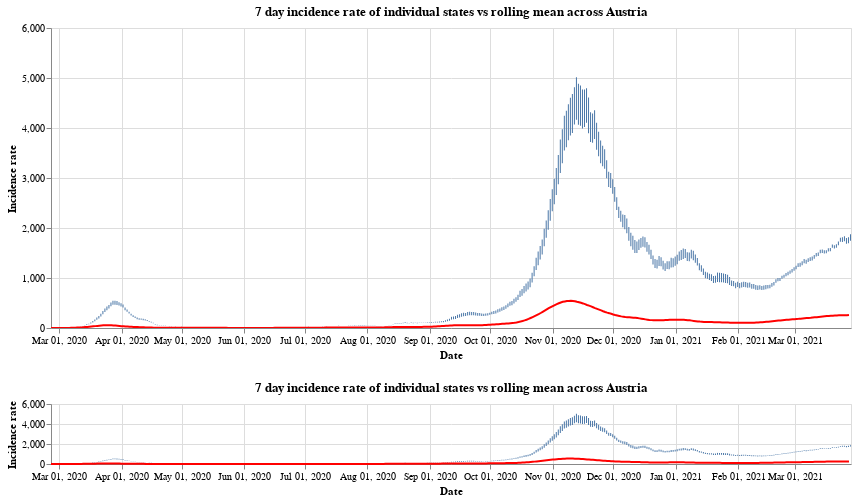

The code cell stored with this chart in its notebook:
### Markdown cell above
Finally we have the

### Code cell
#collapse
brush = alt.selection(type='interval', encodings=['x'])
states = at_data['Bundesland'].unique()
states.sort()

selection = alt.selection_single(
    name='Select',
    fields=['Bundesland'],
    init={'Bundesland': 'Vorarlberg'},
    bind={'Bundesland': alt.binding_select(options=states)}
)

# scatter plot, modify opacity based on selection
bars = alt.Chart(at_data).mark_bar().add_selection(
    selection
).encode(
    x=alt.X("yearmonthdate(Time):T", axis=alt.Axis(title='Date')),
    y=alt.Y("SiebenTageInzidenzFaelle:Q", axis=alt.Axis(title='Incidence rate')),
    tooltip='SiebenTageInzidenzFaelle:Q',
    opacity=alt.condition(selection, alt.value(1), alt.value(0))
).properties(title=f'7 day incidence rate of individual states vs rolling mean across Austria', width=800)

line = alt.Chart(all_austria).mark_line(
    color='red',
    size=2,
).transform_window(
    rolling_mean='mean(SiebenTageInzidenzFaelle)',
    frame=[0, 7]
).encode(
    x='yearmonthdate(Time):T',
    y='rolling_mean:Q'
)

base = alt.layer(bars, line)
upper_bars = bars.encode(
    alt.X('yearmonthdate(Time):T',axis=alt.Axis(title='Date'),
          scale=alt.Scale(domain=brush))
)
upper_line = line.encode(
    alt.X('yearmonthdate(Time):T',axis=alt.Axis(title='Date'),
          scale=alt.Scale(domain=brush))
)

upper = alt.layer(upper_bars, upper_line)

lower = base.properties(
    height=60
).add_selection(brush)
upper & lower

### Figure 1 — Vega-Lite specification as saved in the notebook (floating-point values rounded to 4 significant figures; data arrays with more than 128 entries replaced by an {"elided": "..."} marker saying what was removed)
{"config": {"view": {"continuousWidth": 400, "continuousHeight": 300}}, "vconcat": [{"layer": [{"data": {"name": "data-d00f78d2f9e3e156a2ec9342dfee6c7c"}, "mark": "bar", "encoding": {"opacity": {"condition": {"value": 1, "selection": "Select"}, "value": 0}, "tooltip": {"type": "quantitative", "field": "SiebenTageInzidenzFaelle"}, "x": {"type": "temporal", "axis": {"title": "Date"}, "field": "Time", "scale": {"domain": {"selection": "selector003"}}, "timeUnit": "yearmonthdate"}, "y": {"type": "quantitative", "axis": {"title": "Incidence rate"}, "field": "SiebenTageInzidenzFaelle"}}, "selection": {"Select": {"type": "single", "fields": ["Bundesland"], "init": {"Bundesland": "Vorarlberg"}, "bind": {"Bundesland": {"input": "select", "options": ["Burgenland", "Kärnten", "Niederösterreich", "Oberösterreich", "Salzburg", "Steiermark", "Tirol", "Vorarlberg", "Wien", "Österreich"]}}}}, "title": "7 day incidence rate of individual states vs rolling mean across Austria", "width": 800}, {"data": {"name": "data-f19ed9690ad23d8d4d4a9546703adc3e"}, "mark": {"type": "line", "color": "red", "size": 2}, "encoding": {"x": {"type": "temporal", "axis": {"title": "Date"}, "field": "Time", "scale": {"domain": {"selection": "selector003"}}, "timeUnit": "yearmonthdate"}, "y": {"type": "quantitative", "field": "rolling_mean"}}, "transform": [{"window": [{"op": "mean", "field": "SiebenTageInzidenzFaelle", "as": "rolling_mean"}], "frame": [0, 7]}]}]}, {"layer": [{"data": {"name": "data-d00f78d2f9e3e156a2ec9342dfee6c7c"}, "mark": "bar", "encoding": {"opacity": {"condition": {"value": 1, "selection": "Select"}, "value": 0}, "tooltip": {"type": "quantitative", "field": "SiebenTageInzidenzFaelle"}, "x": {"type": "temporal", "axis": {"title": "Date"}, "field": "Time", "timeUnit": "yearmonthdate"}, "y": {"type": "quantitative", "axis": {"title": "Incidence rate"}, "field": "SiebenTageInzidenzFaelle"}}, "selection": {"Select": {"type": "single", "fields": ["Bundesland"], "init": {"Bundesland": "Vorarlberg"}, "bind": {"Bundesland": {"input": "select", "options": ["Burgenland", "Kärnten", "Niederösterreich", "Oberösterreich", "Salzburg", "Steiermark", "Tirol", "Vorarlberg", "Wien", "Österreich"]}}}, "selector003": {"type": "interval", "encodings": ["x"]}}, "title": "7 day incidence rate of individual states vs rolling mean across Austria", "width": 800}, {"data": {"name": "data-f19ed9690ad23d8d4d4a9546703adc3e"}, "mark": {"type": "line", "color": "red", "size": 2}, "encoding": {"x": {"type": "temporal", "field": "Time", "timeUnit": "yearmonthdate"}, "y": {"type": "quantitative", "field": "rolling_mean"}}, "transform": [{"window": [{"op": "mean", "field": "SiebenTageInzidenzFaelle", "as": "rolling_mean"}], "frame": [0, 7]}]}], "height": 60}], "$schema": "https://vega.github.io/schema/vega-lite/v4.8.1.json", "datasets": {"data-d00f78d2f9e3e156a2ec9342dfee6c7c": {"elided": "3970 records"}, "data-f19ed9690ad23d8d4d4a9546703adc3e": {"elided": "397 records"}}}
